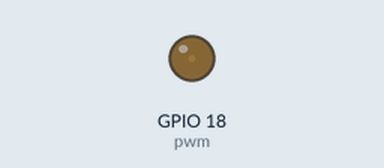
A program run on a simulated Raspberry Pi (BCM pin numbers). On the bench: output pins drawn as LEDs (lit = HIGH).

Above: at 0.05 s.
At 0.5 s:
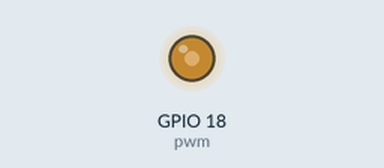
At 0.75 s:
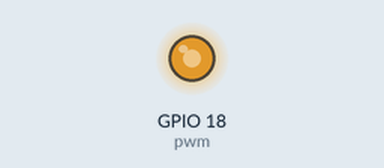
At 1.0 s:
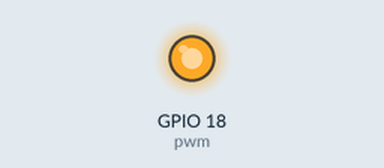
Timing chart, 0 to 3.0 s (numbered marks = the images above):
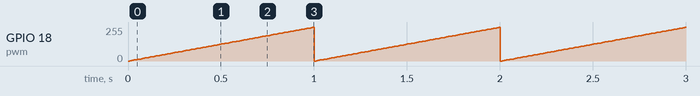

Measured:
- by itself, GPIO 18 (pwm): ramps from 0/255 to 252/255 and jumps back, once every 1.0 s

The program:

Week_4.py
```python
# Connect an LED to your Raspberry Pi and
# write a program to gradually increase brightness,
# and then gradually decrease brightness.


import RPi.GPIO as GPIO
import time

GPIO.setmode(GPIO.BCM)

GPIO.setup(18, GPIO.OUT)
pwm = GPIO.PWM(18, 1000)
pwm.start(0)

while True:
    try:
        for i in range(100):
            pwm.ChangeDutyCycle(i)
            time.sleep(.01)
    except KeyboardInterrupt:
        pwm.stop()  # stop PWM
        print("\n Stopped")
        GPIO.cleanup()  # cleanup all GPIO
        print("\n Cleaned Up GPIO")
        exit()
```
